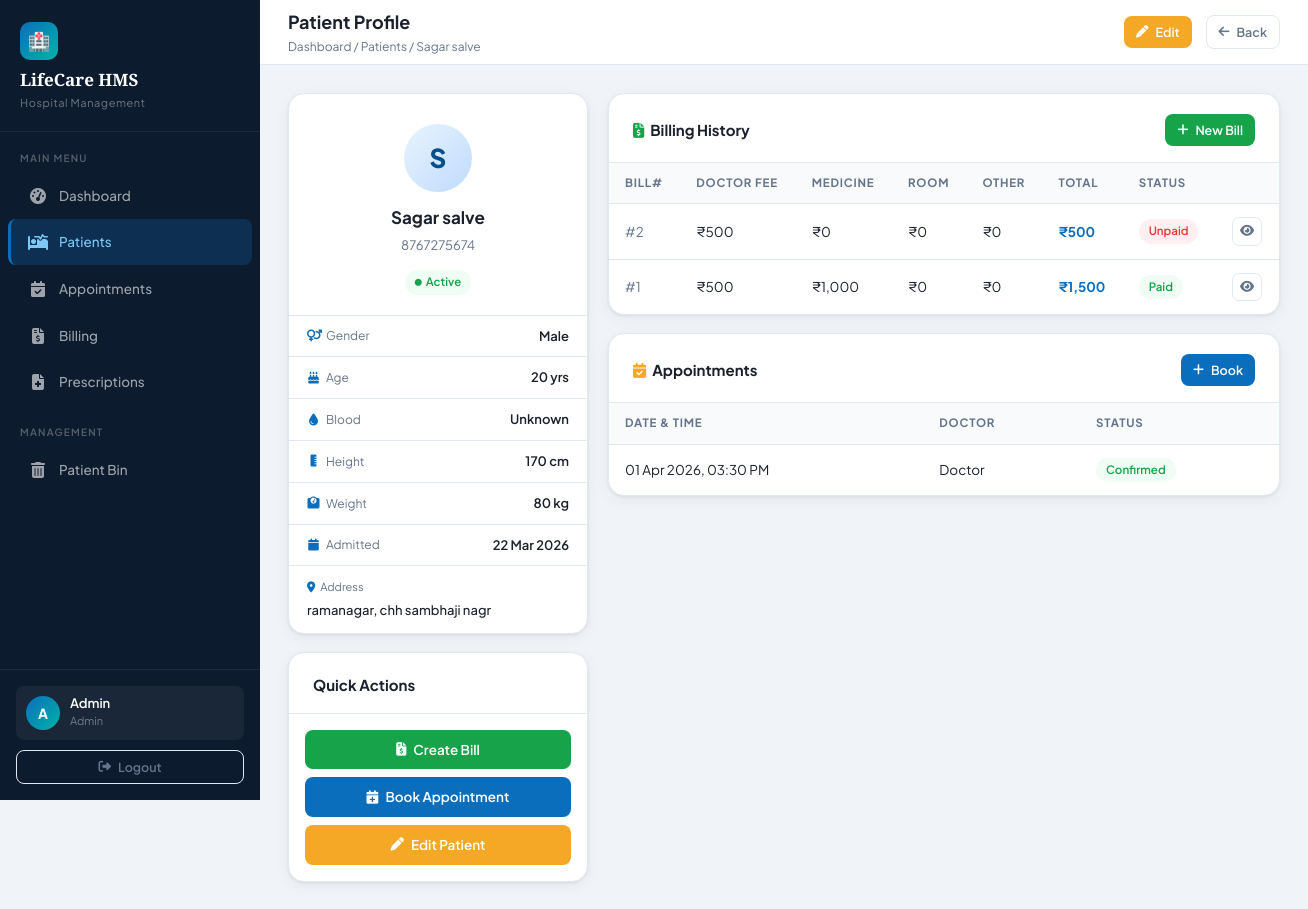
/admin/patients/view_single.php?id=1 (signed in), run on the app's committed database.
### tables this page shows
CREATE TABLE `patients` (
  `id` int(11) NOT NULL,
  `name` varchar(100) DEFAULT NULL,
  `age` int(11) DEFAULT NULL,
  `gender` varchar(10) DEFAULT NULL,
  `phone` varchar(15) DEFAULT NULL,
  `address` varchar(255) DEFAULT NULL,
  `blood_group` varchar(10) DEFAULT NULL,
  `height` int(11) DEFAULT NULL,
  `weight` int(11) DEFAULT NULL,
  `date` date DEFAULT NULL,
  `time` time DEFAULT NULL,
  `status` varchar(20) NOT NULL DEFAULT 'active',
  `is_deleted` tinyint(1) DEFAULT 0
);

CREATE TABLE `billing` (
  `id` int(11) NOT NULL,
  `patient_id` int(11) DEFAULT NULL,
  `appointment_id` int(11) DEFAULT NULL,
  `amount` decimal(10,2) DEFAULT NULL,
  `status` enum('paid','unpaid') DEFAULT 'unpaid',
  `date` datetime DEFAULT NULL,
  `doctor_fee` int(11) DEFAULT 0,
  `medicine_fee` int(11) DEFAULT 0,
  `room_fee` int(11) DEFAULT 0,
  `other_fee` int(11) DEFAULT 0,
  `total_amount` int(11) DEFAULT 0
);

CREATE TABLE `appointments` (
  `id` int(11) NOT NULL,
  `patient_id` int(11) DEFAULT NULL,
  `doctor_id` int(11) DEFAULT NULL,
  `date` datetime DEFAULT NULL,
  `status` varchar(50) DEFAULT 'pending'
);

CREATE TABLE `users` (
  `id` int(11) NOT NULL,
  `name` varchar(100) DEFAULT NULL,
  `email` varchar(100) DEFAULT NULL,
  `password` varchar(255) DEFAULT NULL,
  `role` enum('Admin','Doctor') NOT NULL DEFAULT 'Doctor',
  `fee` int(11) DEFAULT 500,
  `consultation_fee` decimal(10,2) DEFAULT 500.00
);

### admin/patients/view_single.php (the view, shortened to what this page needs)
<?php
require_once '../../config/db.php';
$id = (int)($_GET['id'] ?? 0);
$stmt = $pdo->prepare("SELECT * FROM patients WHERE id = ? AND is_deleted = 0");
$stmt->execute([$id]);
$p = $stmt->fetch();
$bills = $pdo->prepare("SELECT * FROM billing WHERE patient_id = ? ORDER BY id DESC");
$bills->execute([$id]); $bills = $bills->fetchAll();
$appts = $pdo->prepare("SELECT a.*, u.name as doctor_name FROM appointments a LEFT JOIN users u ON a.doctor_id = u.id WHERE a.patient_id = ? ORDER BY a.id DESC");
$appts->execute([$id]); $appts = $appts->fetchAll();
?>
<?php include '../../admin/partials/header.php'; ?>
<?php include '../../admin/partials/sidebar.php'; ?>
<div class="topbar">
    <div class="topbar-left"><h1>Patient Profile</h1><div class="breadcrumb">Dashboard / Patients / <?= htmlspecialchars($p['name']) ?></div></div>
    <div class="topbar-right">
        <a href="edit_patient.php?id=<?= $p['id'] ?>" class="btn btn-warning btn-sm"><i class="fa fa-pen"></i> Edit</a>
        <a href="view_patients.php" class="btn btn-outline btn-sm"><i class="fa fa-arrow-left"></i> Back</a>
    </div>
</div>
<div class="content-area">
  <div style="display:grid;grid-template-columns:300px 1fr;gap:20px;align-items:start;">
    <div style="display:flex;flex-direction:column;gap:18px;">
      <div class="card">
        <div class="card-body" style="text-align:center;padding:30px 24px 20px;">
          <div style="width:68px;height:68px;background:linear-gradient(135deg,var(--primary-light),#BFDBFE);border-radius:50%;display:flex;align-items:center;justify-content:center;font-size:26px;font-weight:800;color:var(--primary-dark);margin:0 auto 12px;"><?= strtoupper(substr($p['name'],0,1)) ?></div>
          <h2 style="font-size:17px;font-weight:700;margin-bottom:4px;"><?= htmlspecialchars($p['name']) ?></h2>
          <p style="color:var(--text-muted);font-size:13px;margin-bottom:12px;"><?= htmlspecialchars($p['phone']) ?></p>
          <span class="badge <?= $p['status']==='active'?'badge-success':'badge-warning' ?>"><i class="fa fa-circle" style="font-size:7px"></i> <?= ucfirst($p['status']) ?></span>
        </div>
        <div style="border-top:1px solid var(--border);">
          <?php $rows=[['fa-venus-mars','Gender',$p['gender']??'—'],['fa-cake-candles','Age',$p['age'].' yrs'],['fa-droplet','Blood',($p['blood_group']&&$p['blood_group']!=='None')?$p['blood_group']:'Unknown'],['fa-ruler-vertical','Height',$p['height']?$p['height'].' cm':'—'],['fa-weight-scale','Weight',$p['weight']?$p['weight'].' kg':'—'],['fa-calendar','Admitted',$p['date']?date('d M Y',strtotime($p['date'])):'—']];
          foreach($rows as [$icon,$lbl,$val]): ?>
          <div style="display:flex;justify-content:space-between;padding:10px 18px;border-bottom:1px solid var(--border);">
            <span style="font-size:12px;color:var(--text-muted);display:flex;align-items:center;gap:6px;"><i class="fa <?= $icon ?>" style="color:var(--primary);width:13px;text-align:center"></i><?= $lbl ?></span>
            <span style="font-size:13px;font-weight:600"><?= htmlspecialchars($val) ?></span>
          </div>
          <?php endforeach; ?>
          <div style="padding:12px 18px;"><div style="font-size:11px;color:var(--text-muted);margin-bottom:4px;"><i class="fa fa-location-dot" style="color:var(--primary);margin-right:5px"></i>Address</div><div style="font-size:13px;font-weight:500"><?= htmlspecialchars($p['address']??'—') ?></div></div>
        </div>
      </div>
      <div class="card">
        <div class="card-header"><h3>Quick Actions</h3></div>
        <div class="card-body" style="display:flex;flex-direction:column;gap:8px;padding:16px;">
          <a href="/hospital-management-system/admin/billing/create_bill.php?patient_id=<?= $p['id'] ?>" class="btn btn-success" style="justify-content:center;"><i class="fa fa-file-invoice-dollar"></i> Create Bill</a>
          <a href="/hospital-management-system/admin/appointments/create_appointment.php?patient_id=<?= $p['id'] ?>" class="btn btn-primary" style="justify-content:center;"><i class="fa fa-calendar-plus"></i> Book Appointment</a>
          <a href="edit_patient.php?id=<?= $p['id'] ?>" class="btn btn-warning" style="justify-content:center;"><i class="fa fa-pen"></i> Edit Patient</a>
        </div>
      </div>
    </div>
    <div style="display:flex;flex-direction:column;gap:18px;">
      <div class="card">
        <div class="card-header"><h3><i class="fa fa-file-invoice-dollar" style="color:var(--success);margin-right:6px"></i>Billing History</h3><a href="/hospital-management-system/admin/billing/create_bill.php?patient_id=<?= $p['id'] ?>" class="btn btn-success btn-sm"><i class="fa fa-plus"></i> New Bill</a></div>
        <div class="table-wrap"><table><thead><tr><th>Bill#</th><th>Doctor Fee</th><th>Medicine</th><th>Room</th><th>Other</th><th>Total</th><th>Status</th><th></th></tr></thead><tbody>
          <?php foreach($bills as $b): ?>
          <tr>
            <td style="color:var(--text-muted)">#<?= $b['id'] ?></td>
            <td>₹<?= number_format($b['doctor_fee']) ?></td>
            <td>₹<?= number_format($b['medicine_fee']) ?></td>
            <td>₹<?= number_format($b['room_fee']) ?></td>
            <td>₹<?= number_format($b['other_fee']) ?></td>
            <td style="font-weight:700;color:var(--primary)">₹<?= number_format($b['total_amount']) ?></td>
            <td><span class="badge <?= $b['status']==='paid'?'badge-success':'badge-danger' ?>"><?= ucfirst($b['status']) ?></span></td>
            <td><a href="/hospital-management-system/admin/billing/view_bill.php?id=<?= $b['id'] ?>" class="btn btn-outline btn-icon btn-sm"><i class="fa fa-eye"></i></a></td>
          </tr>
          <?php endforeach; ?>
        </tbody></table></div>
      </div>
      <div class="card">
        <div class="card-header"><h3><i class="fa fa-calendar-check" style="color:var(--accent);margin-right:6px"></i>Appointments</h3><a href="/hospital-management-system/admin/appointments/create_appointment.php?patient_id=<?= $p['id'] ?>" class="btn btn-primary btn-sm"><i class="fa fa-plus"></i> Book</a></div>
        <div class="table-wrap"><table><thead><tr><th>Date & Time</th><th>Doctor</th><th>Status</th></tr></thead><tbody>
          <?php foreach($appts as $a): ?>
          <tr>
            <td><?= $a['date']?date('d M Y, h:i A',strtotime($a['date'])):'—' ?></td>
            <td><?= htmlspecialchars($a['doctor_name']??'N/A') ?></td>
            <td><span class="badge <?= $a['status']==='confirmed'?'badge-success':($a['status']==='pending'?'badge-warning':'badge-gray') ?>"><?= ucfirst($a['status']) ?></span></td>
          </tr>
          <?php endforeach; ?>
        </tbody></table></div>
      </div>
    </div>
  </div>
</div>
<?php include '../../admin/partials/footer.php'; ?>

### assets/css/style.css (style rules this page uses)
:root { --primary: #0A6EBD; --primary-dark: #084E8A; --primary-light: #E8F4FD; --secondary: #00B4A6; --accent: #F4A826; --danger: #E03B3B; --danger-light: #FEF0F0; --success: #16A34A; --success-light: #F0FDF4; --warning: #D97706; --warning-light: #FFFBEB; --bg: #F0F4F8; --surface: #FFFFFF; --surface2: #F8FAFC; --border: #E2E8F0; --text: #1A202C; --text-muted: #64748B; --text-light: #94A3B8; --sidebar-width: 260px; --header-height: 65px; --radius: 10px; --radius-lg: 16px; --shadow: 0 1px 3px rgba(0,0,0,0.07), 0 4px 16px rgba(0,0,0,0.05); --shadow-md: 0 4px 12px rgba(0,0,0,0.08), 0 8px 32px rgba(0,0,0,0.06); }
* { margin: 0; padding: 0; box-sizing: border-box; }
body { font-family: 'Plus Jakarta Sans', sans-serif; background: var(--bg); color: var(--text); font-size: 14px; line-height: 1.6; }
.topbar { height: var(--header-height); background: var(--surface); border-bottom: 1px solid var(--border); display: flex; align-items: center; justify-content: space-between; padding: 0 28px; position: sticky; top: 0; z-index: 50; }
.topbar-left h1 { font-size: 18px; font-weight: 700; color: var(--text); }
.topbar-left .breadcrumb { font-size: 12px; color: var(--text-muted); }
.topbar-right { display: flex; align-items: center; gap: 14px; }
.content-area { padding: 28px; flex: 1; }
.card { background: var(--surface); border-radius: var(--radius-lg); border: 1px solid var(--border); box-shadow: var(--shadow); }
.card-header { padding: 20px 24px 16px; border-bottom: 1px solid var(--border); display: flex; align-items: center; justify-content: space-between; gap: 12px; }
.card-header h3 { font-size: 15px; font-weight: 700; }
.card-body { padding: 24px; }
.table-wrap { overflow-x: auto; }
table { width: 100%; border-collapse: collapse; }
thead tr { background: var(--surface2); border-bottom: 1px solid var(--border); }
thead th { padding: 11px 16px; font-size: 11.5px; font-weight: 700; text-transform: uppercase; letter-spacing: 0.07em; color: var(--text-muted); text-align: left; white-space: nowrap; }
tbody tr { border-bottom: 1px solid var(--border); transition: background 0.15s; }
tbody tr:last-child { border-bottom: none; }
tbody td { padding: 13px 16px; font-size: 13.5px; color: var(--text); vertical-align: middle; }
.badge { display: inline-flex; align-items: center; padding: 3px 10px; border-radius: 20px; font-size: 11.5px; font-weight: 600; gap: 4px; }
.badge-success { background: var(--success-light); color: var(--success); }
.badge-danger { background: var(--danger-light); color: var(--danger); }
.btn { display: inline-flex; align-items: center; gap: 7px; padding: 9px 18px; border-radius: 8px; font-size: 13.5px; font-weight: 600; font-family: inherit; cursor: pointer; border: none; text-decoration: none; transition: all 0.2s; white-space: nowrap; }
.btn-primary { background: var(--primary); color: #fff; }
.btn-success { background: var(--success); color: #fff; }
.btn-warning { background: var(--accent); color: #fff; }
.btn-outline { background: transparent; color: var(--text-muted); border: 1px solid var(--border); }
.btn-sm { padding: 6px 12px; font-size: 12.5px; }
.btn-icon { padding: 7px; border-radius: 7px; }

### data on the page
patients: name "Sagar salve", name "S", phone "8767275674", status "Active", address "ramanagar, chh sambhaji nagr"
billing: id "2", doctor_fee "500", medicine_fee "0", room_fee "0", other_fee "0", total_amount "500", status "Unpaid"
billing: id "1", doctor_fee "500", medicine_fee "1,000", room_fee "0", other_fee "0", total_amount "1,500", status "Paid"
appointments: date "01 Apr 2026, 03:30 PM", doctor.name "Doctor", status "Confirmed"

### other printed values
substr($_SESSION['user_name'] ?? 'A', 0, 1) "A"
$_SESSION['user_name'] "Admin"
$_SESSION['role'] "Admin"
$lbl "Gender"
$val "Male"
$lbl "Age"
$val "20 yrs"
$lbl "Blood"
$val "Unknown"
$lbl "Height"
$val "170 cm"
$lbl "Weight"
$val "80 kg"
$lbl "Admitted"
$val "22 Mar 2026"
